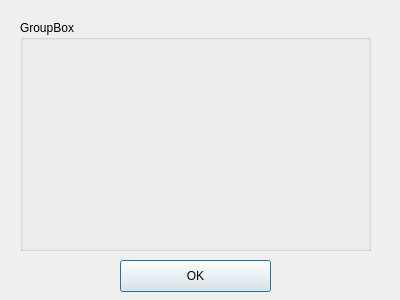
<?xml version="1.0" encoding="UTF-8"?>
<ui version="4.0">
 <class>Dialog</class>
 <widget class="QDialog" name="Dialog">
  <property name="geometry">
   <rect>
    <x>0</x>
    <y>0</y>
    <width>400</width>
    <height>300</height>
   </rect>
  </property>
  <property name="windowTitle">
   <string>Dialog</string>
  </property>
  <widget class="QGroupBox" name="InputField">
   <property name="geometry">
    <rect>
     <x>20</x>
     <y>20</y>
     <width>351</width>
     <height>231</height>
    </rect>
   </property>
   <property name="title">
    <string>GroupBox</string>
   </property>
  </widget>
  <widget class="QPushButton" name="pushButton">
   <property name="geometry">
    <rect>
     <x>120</x>
     <y>260</y>
     <width>151</width>
     <height>32</height>
    </rect>
   </property>
   <property name="text">
    <string>OK</string>
   </property>
  </widget>
 </widget>
 <resources/>
 <connections/>
</ui>
